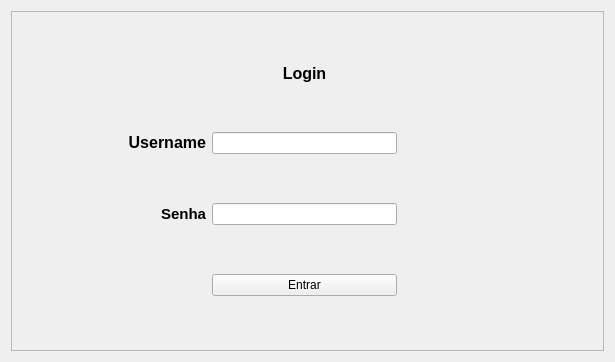
<?xml version="1.0" encoding="UTF-8"?>
<ui version="4.0">
 <class>LoginForm</class>
 <widget class="QWidget" name="LoginForm">
  <property name="geometry">
   <rect>
    <x>0</x>
    <y>0</y>
    <width>615</width>
    <height>362</height>
   </rect>
  </property>
  <property name="windowTitle">
   <string>Form</string>
  </property>
  <layout class="QGridLayout" name="gridLayout_2">
   <item row="0" column="1">
    <widget class="QFrame" name="frame">
     <property name="frameShape">
      <enum>QFrame::Shape::StyledPanel</enum>
     </property>
     <property name="frameShadow">
      <enum>QFrame::Shadow::Raised</enum>
     </property>
     <layout class="QGridLayout" name="gridLayout">
      <item row="3" column="5">
       <spacer name="horizontalSpacer_6">
        <property name="orientation">
         <enum>Qt::Orientation::Horizontal</enum>
        </property>
        <property name="sizeHint" stdset="0">
         <size>
          <width>183</width>
          <height>20</height>
         </size>
        </property>
       </spacer>
      </item>
      <item row="2" column="5" colspan="2">
       <spacer name="horizontalSpacer_4">
        <property name="orientation">
         <enum>Qt::Orientation::Horizontal</enum>
        </property>
        <property name="sizeHint" stdset="0">
         <size>
          <width>68</width>
          <height>20</height>
         </size>
        </property>
       </spacer>
      </item>
      <item row="3" column="3">
       <widget class="QPushButton" name="loginButton">
        <property name="sizePolicy">
         <sizepolicy hsizetype="Preferred" vsizetype="Fixed">
          <horstretch>0</horstretch>
          <verstretch>0</verstretch>
         </sizepolicy>
        </property>
        <property name="maximumSize">
         <size>
          <width>200</width>
          <height>16777215</height>
         </size>
        </property>
        <property name="focusPolicy">
         <enum>Qt::FocusPolicy::StrongFocus</enum>
        </property>
        <property name="layoutDirection">
         <enum>Qt::LayoutDirection::LeftToRight</enum>
        </property>
        <property name="text">
         <string>Entrar</string>
        </property>
       </widget>
      </item>
      <item row="1" column="5">
       <spacer name="horizontalSpacer_3">
        <property name="orientation">
         <enum>Qt::Orientation::Horizontal</enum>
        </property>
        <property name="sizeType">
         <enum>QSizePolicy::Policy::Preferred</enum>
        </property>
        <property name="sizeHint" stdset="0">
         <size>
          <width>118</width>
          <height>20</height>
         </size>
        </property>
       </spacer>
      </item>
      <item row="1" column="3">
       <widget class="QLineEdit" name="usernameTxt"/>
      </item>
      <item row="1" column="2">
       <widget class="QLabel" name="label_2">
        <property name="text">
         <string>&lt;html&gt;&lt;head/&gt;&lt;body&gt;&lt;p align=&quot;right&quot;&gt;&lt;span style=&quot; font-size:12pt; font-weight:700;&quot;&gt;Username&lt;/span&gt;&lt;/p&gt;&lt;/body&gt;&lt;/html&gt;</string>
        </property>
       </widget>
      </item>
      <item row="2" column="3">
       <widget class="QLineEdit" name="senhaTxt"/>
      </item>
      <item row="2" column="2">
       <widget class="QLabel" name="label_3">
        <property name="text">
         <string>&lt;html&gt;&lt;head/&gt;&lt;body&gt;&lt;p align=&quot;right&quot;&gt;&lt;span style=&quot; font-size:11pt; font-weight:700;&quot;&gt;Senha&lt;/span&gt;&lt;/p&gt;&lt;/body&gt;&lt;/html&gt;</string>
        </property>
       </widget>
      </item>
      <item row="3" column="2">
       <spacer name="horizontalSpacer_5">
        <property name="orientation">
         <enum>Qt::Orientation::Horizontal</enum>
        </property>
        <property name="sizeHint" stdset="0">
         <size>
          <width>40</width>
          <height>20</height>
         </size>
        </property>
       </spacer>
      </item>
      <item row="0" column="3">
       <widget class="QLabel" name="label">
        <property name="sizePolicy">
         <sizepolicy hsizetype="Preferred" vsizetype="Maximum">
          <horstretch>0</horstretch>
          <verstretch>0</verstretch>
         </sizepolicy>
        </property>
        <property name="text">
         <string>&lt;html&gt;&lt;head/&gt;&lt;body&gt;&lt;p align=&quot;center&quot;&gt;&lt;span style=&quot; font-size:12pt; font-weight:700;&quot;&gt;Login&lt;/span&gt;&lt;/p&gt;&lt;/body&gt;&lt;/html&gt;</string>
        </property>
        <property name="textFormat">
         <enum>Qt::TextFormat::RichText</enum>
        </property>
       </widget>
      </item>
     </layout>
    </widget>
   </item>
  </layout>
 </widget>
 <resources/>
 <connections/>
</ui>
